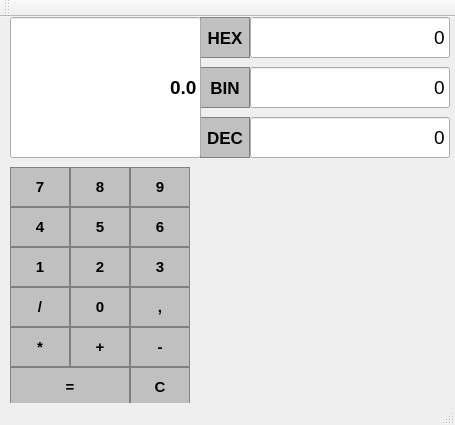
<?xml version="1.0" encoding="UTF-8"?>
<ui version="4.0">
 <class>kukulatorClass</class>
 <widget class="QMainWindow" name="kukulatorClass">
  <property name="geometry">
   <rect>
    <x>0</x>
    <y>0</y>
    <width>455</width>
    <height>425</height>
   </rect>
  </property>
  <property name="windowTitle">
   <string>kukulator</string>
  </property>
  <widget class="QWidget" name="centralWidget">
   <widget class="QPushButton" name="b_dec">
    <property name="geometry">
     <rect>
      <x>200</x>
      <y>100</y>
      <width>50</width>
      <height>41</height>
     </rect>
    </property>
    <property name="font">
     <font>
      <pointsize>13</pointsize>
      <bold>true</bold>
     </font>
    </property>
    <property name="styleSheet">
     <string notr="true">QPushButton{
	background-color: #C0C0C0;
	border: 1px solid gray;
	padding: 5px;
}
QPushButton:pressed{
	background-color: 00FF00;
	border: 1px solid gray;
	padding: 5px;
}</string>
    </property>
    <property name="text">
     <string>DEC</string>
    </property>
   </widget>
   <widget class="QPushButton" name="b_4">
    <property name="geometry">
     <rect>
      <x>10</x>
      <y>190</y>
      <width>60</width>
      <height>40</height>
     </rect>
    </property>
    <property name="font">
     <font>
      <pointsize>11</pointsize>
      <bold>true</bold>
     </font>
    </property>
    <property name="styleSheet">
     <string notr="true">QPushButton{
	background-color: #C0C0C0;
	border: 1px solid gray;
	padding: 5px;
}
QPushButton:pressed{
	background-color: A9A9A9;
	border: 1px solid gray;
	padding: 5px;
}</string>
    </property>
    <property name="text">
     <string>4</string>
    </property>
   </widget>
   <widget class="QPushButton" name="b_1">
    <property name="geometry">
     <rect>
      <x>10</x>
      <y>230</y>
      <width>60</width>
      <height>40</height>
     </rect>
    </property>
    <property name="font">
     <font>
      <pointsize>11</pointsize>
      <bold>true</bold>
     </font>
    </property>
    <property name="styleSheet">
     <string notr="true">QPushButton{
	background-color: #C0C0C0;
	border: 1px solid gray;
	padding: 5px;
}
QPushButton:pressed{
	background-color: A9A9A9;
	border: 1px solid gray;
	padding: 5px;
}</string>
    </property>
    <property name="text">
     <string>1</string>
    </property>
   </widget>
   <widget class="QPushButton" name="b_7">
    <property name="geometry">
     <rect>
      <x>10</x>
      <y>150</y>
      <width>60</width>
      <height>40</height>
     </rect>
    </property>
    <property name="font">
     <font>
      <pointsize>11</pointsize>
      <bold>true</bold>
     </font>
    </property>
    <property name="styleSheet">
     <string notr="true">QPushButton{
	background-color: #C0C0C0;
	border: 1px solid gray;
	padding: 5px;
}
QPushButton:pressed{
	background-color: A9A9A9;
	border: 1px solid gray;
	padding: 5px;
}</string>
    </property>
    <property name="text">
     <string>7</string>
    </property>
   </widget>
   <widget class="QPushButton" name="b_bin">
    <property name="geometry">
     <rect>
      <x>200</x>
      <y>50</y>
      <width>50</width>
      <height>41</height>
     </rect>
    </property>
    <property name="font">
     <font>
      <pointsize>13</pointsize>
      <bold>true</bold>
     </font>
    </property>
    <property name="styleSheet">
     <string notr="true">QPushButton{
	background-color: #C0C0C0;
	border: 1px solid gray;
	padding: 5px;
}
QPushButton:pressed{
	background-color: 00FF00;
	border: 1px solid gray;
	padding: 5px;
}</string>
    </property>
    <property name="text">
     <string>BIN</string>
    </property>
   </widget>
   <widget class="QPushButton" name="b_5">
    <property name="geometry">
     <rect>
      <x>70</x>
      <y>190</y>
      <width>60</width>
      <height>40</height>
     </rect>
    </property>
    <property name="font">
     <font>
      <pointsize>11</pointsize>
      <bold>true</bold>
     </font>
    </property>
    <property name="styleSheet">
     <string notr="true">QPushButton{
	background-color: #C0C0C0;
	border: 1px solid gray;
	padding: 5px;
}
QPushButton:pressed{
	background-color: A9A9A9;
	border: 1px solid gray;
	padding: 5px;
}</string>
    </property>
    <property name="text">
     <string>5</string>
    </property>
   </widget>
   <widget class="QPushButton" name="b_2">
    <property name="geometry">
     <rect>
      <x>70</x>
      <y>230</y>
      <width>60</width>
      <height>40</height>
     </rect>
    </property>
    <property name="font">
     <font>
      <pointsize>11</pointsize>
      <bold>true</bold>
     </font>
    </property>
    <property name="styleSheet">
     <string notr="true">QPushButton{
	background-color: #C0C0C0;
	border: 1px solid gray;
	padding: 5px;
}
QPushButton:pressed{
	background-color: A9A9A9;
	border: 1px solid gray;
	padding: 5px;
}</string>
    </property>
    <property name="text">
     <string>2</string>
    </property>
   </widget>
   <widget class="QPushButton" name="b_8">
    <property name="geometry">
     <rect>
      <x>70</x>
      <y>150</y>
      <width>60</width>
      <height>40</height>
     </rect>
    </property>
    <property name="font">
     <font>
      <pointsize>11</pointsize>
      <bold>true</bold>
     </font>
    </property>
    <property name="styleSheet">
     <string notr="true">QPushButton{
	background-color: #C0C0C0;
	border: 1px solid gray;
	padding: 5px;
}
QPushButton:pressed{
	background-color: A9A9A9;
	border: 1px solid gray;
	padding: 5px;
}</string>
    </property>
    <property name="text">
     <string>8</string>
    </property>
   </widget>
   <widget class="QPushButton" name="b_hex">
    <property name="geometry">
     <rect>
      <x>200</x>
      <y>0</y>
      <width>50</width>
      <height>41</height>
     </rect>
    </property>
    <property name="font">
     <font>
      <pointsize>13</pointsize>
      <bold>true</bold>
     </font>
    </property>
    <property name="styleSheet">
     <string notr="true">QPushButton{
	background-color: #C0C0C0;
	border: 1px solid gray;
	padding: 5px;
}
QPushButton:pressed{
	background-color: 00FF00;
	border: 1px solid gray;
	padding: 5px;
}</string>
    </property>
    <property name="text">
     <string>HEX</string>
    </property>
   </widget>
   <widget class="QPushButton" name="b_6">
    <property name="geometry">
     <rect>
      <x>130</x>
      <y>190</y>
      <width>60</width>
      <height>40</height>
     </rect>
    </property>
    <property name="font">
     <font>
      <pointsize>11</pointsize>
      <bold>true</bold>
     </font>
    </property>
    <property name="styleSheet">
     <string notr="true">QPushButton{
	background-color: #C0C0C0;
	border: 1px solid gray;
	padding: 5px;
}
QPushButton:pressed{
	background-color: A9A9A9;
	border: 1px solid gray;
	padding: 5px;
}</string>
    </property>
    <property name="text">
     <string>6</string>
    </property>
   </widget>
   <widget class="QPushButton" name="b_3">
    <property name="geometry">
     <rect>
      <x>130</x>
      <y>230</y>
      <width>60</width>
      <height>40</height>
     </rect>
    </property>
    <property name="font">
     <font>
      <pointsize>11</pointsize>
      <bold>true</bold>
     </font>
    </property>
    <property name="styleSheet">
     <string notr="true">QPushButton{
	background-color: #C0C0C0;
	border: 1px solid gray;
	padding: 5px;
}
QPushButton:pressed{
	background-color: A9A9A9;
	border: 1px solid gray;
	padding: 5px;
}</string>
    </property>
    <property name="text">
     <string>3</string>
    </property>
   </widget>
   <widget class="QPushButton" name="b_9">
    <property name="geometry">
     <rect>
      <x>130</x>
      <y>150</y>
      <width>60</width>
      <height>40</height>
     </rect>
    </property>
    <property name="font">
     <font>
      <pointsize>11</pointsize>
      <bold>true</bold>
     </font>
    </property>
    <property name="styleSheet">
     <string notr="true">QPushButton{
	background-color: #C0C0C0;
	border: 1px solid gray;
	padding: 5px;
}
QPushButton:pressed{
	background-color: A9A9A9;
	border: 1px solid gray;
	padding: 5px;
}</string>
    </property>
    <property name="text">
     <string>9</string>
    </property>
   </widget>
   <widget class="QPushButton" name="b_plus">
    <property name="geometry">
     <rect>
      <x>70</x>
      <y>310</y>
      <width>60</width>
      <height>40</height>
     </rect>
    </property>
    <property name="font">
     <font>
      <pointsize>11</pointsize>
      <bold>true</bold>
     </font>
    </property>
    <property name="styleSheet">
     <string notr="true">QPushButton{
	background-color: #C0C0C0;
	border: 1px solid gray;
	padding: 5px;
}
QPushButton:pressed{
	background-color: A9A9A9;
	border: 1px solid gray;
	padding: 5px;
}</string>
    </property>
    <property name="text">
     <string>+</string>
    </property>
   </widget>
   <widget class="QPushButton" name="b_multiply">
    <property name="geometry">
     <rect>
      <x>10</x>
      <y>310</y>
      <width>60</width>
      <height>40</height>
     </rect>
    </property>
    <property name="font">
     <font>
      <pointsize>11</pointsize>
      <bold>true</bold>
     </font>
    </property>
    <property name="styleSheet">
     <string notr="true">QPushButton{
	background-color: #C0C0C0;
	border: 1px solid gray;
	padding: 5px;
}
QPushButton:pressed{
	background-color: A9A9A9;
	border: 1px solid gray;
	padding: 5px;
}</string>
    </property>
    <property name="text">
     <string>*</string>
    </property>
   </widget>
   <widget class="QPushButton" name="b_0">
    <property name="geometry">
     <rect>
      <x>70</x>
      <y>270</y>
      <width>60</width>
      <height>40</height>
     </rect>
    </property>
    <property name="font">
     <font>
      <pointsize>11</pointsize>
      <bold>true</bold>
     </font>
    </property>
    <property name="styleSheet">
     <string notr="true">QPushButton{
	background-color: #C0C0C0;
	border: 1px solid gray;
	padding: 5px;
}
QPushButton:pressed{
	background-color: A9A9A9;
	border: 1px solid gray;
	padding: 5px;
}</string>
    </property>
    <property name="text">
     <string>0</string>
    </property>
   </widget>
   <widget class="QPushButton" name="b_dot">
    <property name="geometry">
     <rect>
      <x>130</x>
      <y>270</y>
      <width>60</width>
      <height>40</height>
     </rect>
    </property>
    <property name="font">
     <font>
      <pointsize>11</pointsize>
      <bold>true</bold>
     </font>
    </property>
    <property name="styleSheet">
     <string notr="true">QPushButton{
	background-color: #C0C0C0;
	border: 1px solid gray;
	padding: 5px;
}
QPushButton:pressed{
	background-color: A9A9A9;
	border: 1px solid gray;
	padding: 5px;
}</string>
    </property>
    <property name="text">
     <string>,</string>
    </property>
   </widget>
   <widget class="QPushButton" name="b_minus">
    <property name="geometry">
     <rect>
      <x>130</x>
      <y>310</y>
      <width>60</width>
      <height>40</height>
     </rect>
    </property>
    <property name="font">
     <font>
      <pointsize>11</pointsize>
      <bold>true</bold>
     </font>
    </property>
    <property name="styleSheet">
     <string notr="true">QPushButton{
	background-color: #C0C0C0;
	border: 1px solid gray;
	padding: 5px;
}
QPushButton:pressed{
	background-color: A9A9A9;
	border: 1px solid gray;
	padding: 5px;
}</string>
    </property>
    <property name="text">
     <string>-</string>
    </property>
   </widget>
   <widget class="QPushButton" name="b_devide">
    <property name="geometry">
     <rect>
      <x>10</x>
      <y>270</y>
      <width>60</width>
      <height>40</height>
     </rect>
    </property>
    <property name="font">
     <font>
      <pointsize>11</pointsize>
      <bold>true</bold>
     </font>
    </property>
    <property name="styleSheet">
     <string notr="true">QPushButton{
	background-color: #C0C0C0;
	border: 1px solid gray;
	padding: 5px;
}
QPushButton:pressed{
	background-color: A9A9A9;
	border: 1px solid gray;
	padding: 5px;
}</string>
    </property>
    <property name="text">
     <string>/</string>
    </property>
   </widget>
   <widget class="QPushButton" name="b_equals">
    <property name="geometry">
     <rect>
      <x>10</x>
      <y>350</y>
      <width>120</width>
      <height>40</height>
     </rect>
    </property>
    <property name="font">
     <font>
      <pointsize>11</pointsize>
      <bold>true</bold>
     </font>
    </property>
    <property name="styleSheet">
     <string notr="true">QPushButton{
	background-color: #C0C0C0;
	border: 1px solid gray;
	padding: 5px;
}
QPushButton:pressed{
	background-color: A9A9A9;
	border: 1px solid gray;
	padding: 5px;
}</string>
    </property>
    <property name="text">
     <string>=</string>
    </property>
   </widget>
   <widget class="QLineEdit" name="lineEdit">
    <property name="geometry">
     <rect>
      <x>10</x>
      <y>0</y>
      <width>191</width>
      <height>141</height>
     </rect>
    </property>
    <property name="font">
     <font>
      <pointsize>14</pointsize>
      <bold>true</bold>
     </font>
    </property>
    <property name="text">
     <string>0.0</string>
    </property>
    <property name="cursorPosition">
     <number>3</number>
    </property>
    <property name="alignment">
     <set>Qt::AlignmentFlag::AlignRight|Qt::AlignmentFlag::AlignTrailing|Qt::AlignmentFlag::AlignVCenter</set>
    </property>
    <property name="readOnly">
     <bool>true</bool>
    </property>
    <property name="clearButtonEnabled">
     <bool>false</bool>
    </property>
   </widget>
   <widget class="QLineEdit" name="lineEdit_hex">
    <property name="geometry">
     <rect>
      <x>250</x>
      <y>0</y>
      <width>200</width>
      <height>41</height>
     </rect>
    </property>
    <property name="font">
     <font>
      <pointsize>14</pointsize>
     </font>
    </property>
    <property name="text">
     <string>0</string>
    </property>
    <property name="cursorPosition">
     <number>1</number>
    </property>
    <property name="alignment">
     <set>Qt::AlignmentFlag::AlignRight|Qt::AlignmentFlag::AlignTrailing|Qt::AlignmentFlag::AlignVCenter</set>
    </property>
    <property name="readOnly">
     <bool>false</bool>
    </property>
   </widget>
   <widget class="QLineEdit" name="lineEdit_bin">
    <property name="geometry">
     <rect>
      <x>250</x>
      <y>50</y>
      <width>200</width>
      <height>41</height>
     </rect>
    </property>
    <property name="font">
     <font>
      <pointsize>14</pointsize>
     </font>
    </property>
    <property name="text">
     <string>0</string>
    </property>
    <property name="cursorPosition">
     <number>1</number>
    </property>
    <property name="alignment">
     <set>Qt::AlignmentFlag::AlignRight|Qt::AlignmentFlag::AlignTrailing|Qt::AlignmentFlag::AlignVCenter</set>
    </property>
    <property name="readOnly">
     <bool>false</bool>
    </property>
   </widget>
   <widget class="QLineEdit" name="lineEdit_dec">
    <property name="geometry">
     <rect>
      <x>250</x>
      <y>100</y>
      <width>200</width>
      <height>41</height>
     </rect>
    </property>
    <property name="font">
     <font>
      <pointsize>14</pointsize>
     </font>
    </property>
    <property name="text">
     <string>0</string>
    </property>
    <property name="cursorPosition">
     <number>1</number>
    </property>
    <property name="alignment">
     <set>Qt::AlignmentFlag::AlignRight|Qt::AlignmentFlag::AlignTrailing|Qt::AlignmentFlag::AlignVCenter</set>
    </property>
    <property name="readOnly">
     <bool>false</bool>
    </property>
   </widget>
   <widget class="QPushButton" name="b_clear">
    <property name="geometry">
     <rect>
      <x>130</x>
      <y>350</y>
      <width>60</width>
      <height>40</height>
     </rect>
    </property>
    <property name="font">
     <font>
      <pointsize>11</pointsize>
      <bold>true</bold>
     </font>
    </property>
    <property name="styleSheet">
     <string notr="true">QPushButton{
	background-color: #C0C0C0;
	border: 1px solid gray;
	padding: 5px;
}
QPushButton:pressed{
	background-color: A9A9A9;
	border: 1px solid gray;
	padding: 5px;
}</string>
    </property>
    <property name="text">
     <string>C</string>
    </property>
   </widget>
  </widget>
  <widget class="QToolBar" name="mainToolBar">
   <attribute name="toolBarArea">
    <enum>TopToolBarArea</enum>
   </attribute>
   <attribute name="toolBarBreak">
    <bool>false</bool>
   </attribute>
  </widget>
  <widget class="QStatusBar" name="statusBar"/>
 </widget>
 <layoutdefault spacing="6" margin="11"/>
 <resources>
  <include location="kukulator.qrc"/>
 </resources>
 <connections/>
</ui>
